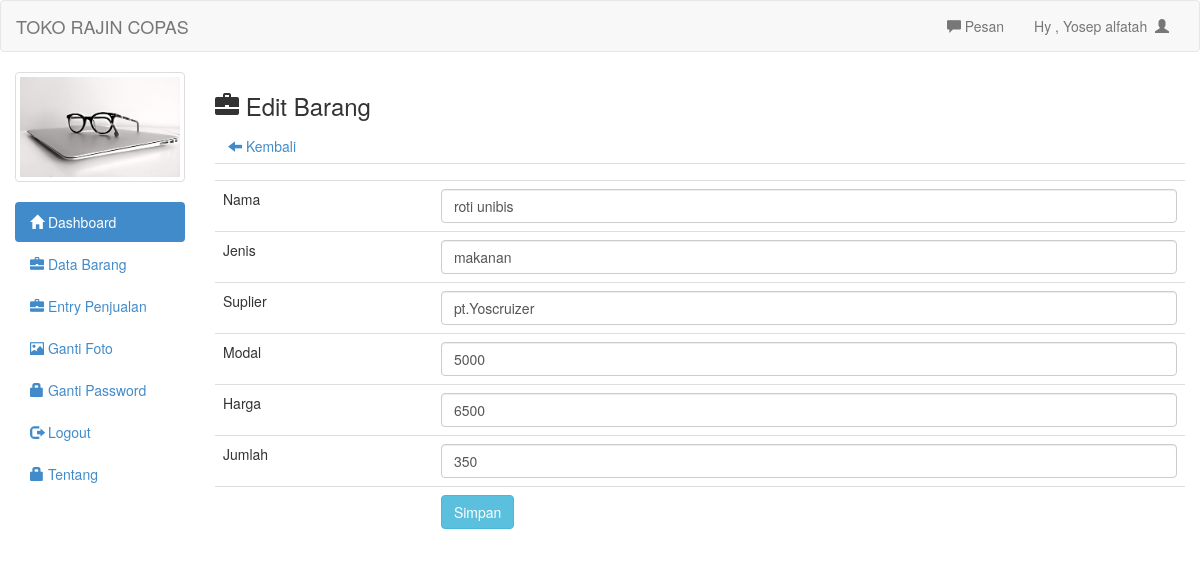
/admin/edit.php?id=14 (signed in), run on the app's committed database.
### tables this page shows
CREATE TABLE `barang` (
  `id` int(11) NOT NULL,
  `nama` text NOT NULL,
  `jenis` text NOT NULL,
  `suplier` text NOT NULL,
  `modal` int(11) NOT NULL,
  `harga` int(11) NOT NULL,
  `jumlah` int(11) NOT NULL,
  `sisa` int(11) NOT NULL
);

### admin/edit.php (the view)
<?php
include 'header.php';
?>
<h3><span class="glyphicon glyphicon-briefcase"></span>  Edit Barang</h3>
<a class="btn" href="barang.php"><span class="glyphicon glyphicon-arrow-left"></span>  Kembali</a>
<?php
$id_brg=mysqli_real_escape_string($conn, $_GET['id']);
$det=mysqli_query($conn, "select * from barang where id='$id_brg'")or die(mysqli_error($conn));
while($d=mysqli_fetch_array($det)){
?>
	<form action="update.php" method="post">
		<table class="table">
			<tr>
				<td></td>
				<td><input type="hidden" name="id" value="<?php echo $d['id'] ?>"></td>
			</tr>
			<tr>
				<td>Nama</td>
				<td><input type="text" class="form-control" name="nama" value="<?php echo $d['nama'] ?>"></td>
			</tr>
			<tr>
				<td>Jenis</td>
				<td><input type="text" class="form-control" name="jenis" value="<?php echo $d['jenis'] ?>"></td>
			</tr>
			<tr>
				<td>Suplier</td>
				<td><input type="text" class="form-control" name="suplier" value="<?php echo $d['suplier'] ?>"></td>
			</tr>
			<tr>
				<td>Modal</td>
				<td><input type="text" class="form-control" name="modal" value="<?php echo $d['modal'] ?>"></td>
			</tr>
			<tr>
				<td>Harga</td>
				<td><input type="text" class="form-control" name="harga" value="<?php echo $d['harga'] ?>"></td>
			</tr>
			<tr>
				<td>Jumlah</td>
				<td><input type="text" class="form-control" name="jumlah" value="<?php echo $d['jumlah'] ?>"></td>
			</tr>
			<tr>
				<td></td>
				<td><input type="submit" class="btn btn-info" value="Simpan"></td>
			</tr>
		</table>
	</form>
	<?php
}
?>
<?php include 'footer.php'; ?>

### data on the page
barang: nama "roti unibis", jenis "makanan", suplier "pt.Yoscruizer", modal "5000", harga "6500", jumlah "350"

### other printed values
$_SESSION['uname'] "Yosep alfatah"
